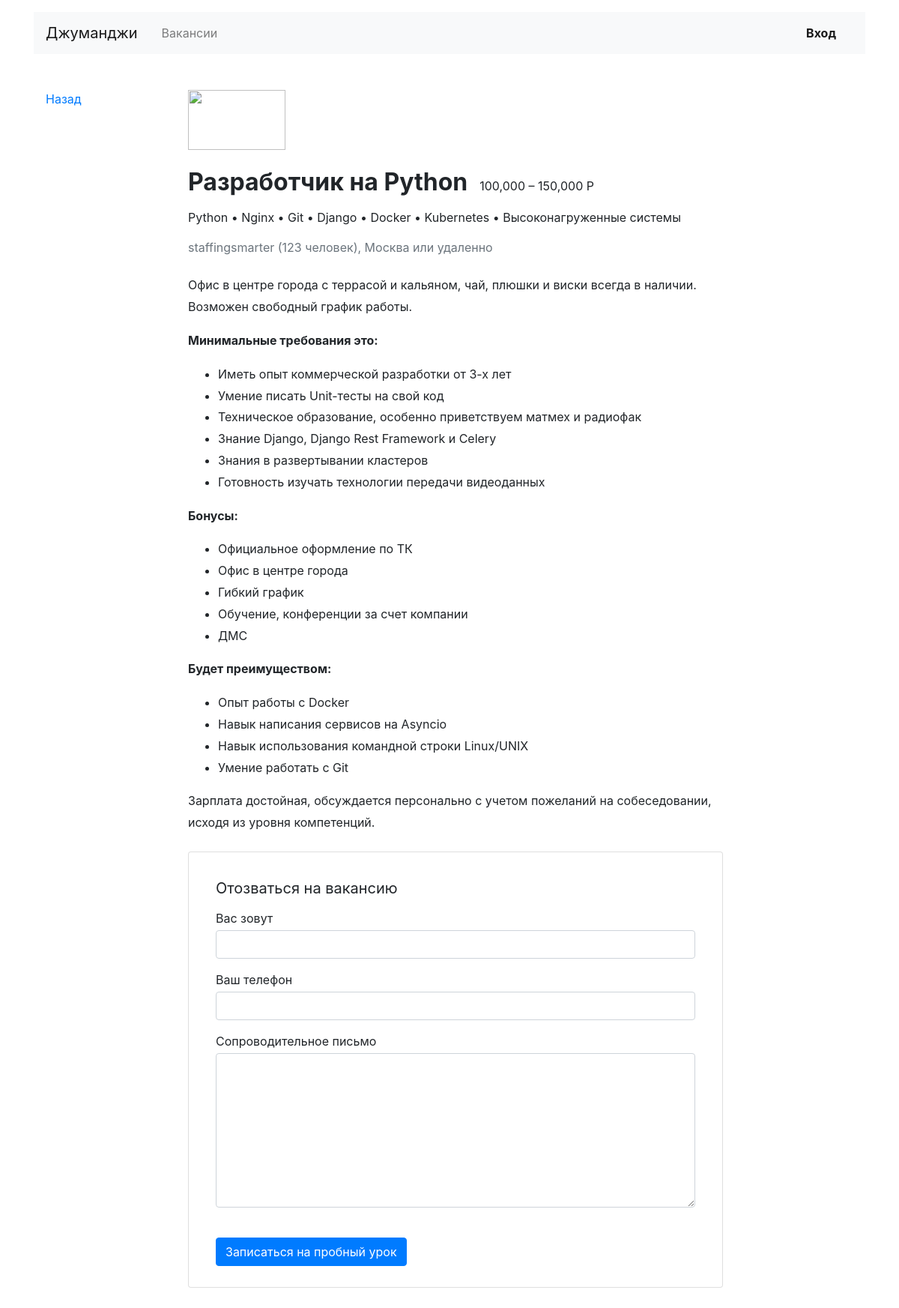
Screenshot of /vacancies/1 with the database file from the repository.
### job_portal/models.py (models this page shows)
class Vacancy(models.Model):
    title = models.CharField(max_length=30)
    specialty = models.ForeignKey(Specialty, on_delete=models.CASCADE, related_name='vacancies')
    company = models.ForeignKey(Company, on_delete=models.CASCADE, related_name='vacancies')
    skills = models.CharField(max_length=100)
    description = models.TextField()
    salary_min = models.FloatField()
    salary_max = models.FloatField()
    published_at = models.DateField()

class Company (models.Model):
    name = models.CharField(max_length=20)
    location = models.CharField(max_length=20)
    logo = models.URLField(default='https://place-hold.it/100x60')
    description = models.TextField()
    employee_count = models.IntegerField()

### job_portal/views.py (the view)
# urls.py: path('vacancies/<int:id>', selected_vacancy),
def selected_vacancy(request, id):
    return render(
        request,
        'job_portal/vacancy.html',
        context=context_one_vacancy_or_404(id)
        )

### job_portal/service.py (called while the page is built)
def context_one_vacancy_or_404(id):
    try:
        vacancy = Vacancy.objects.get(id=id)
    except ObjectDoesNotExist:
        raise Http404
    description = format_html(vacancy.description)
    return {
        'vacancy': vacancy,
        'description': description
        }

### job_portal/templatetags/add_point_in_str.py (called while the page is built)
@register.filter
def add_point_in_str(string):
    return string.replace(',', ' •')

### job_portal/templates/job_portal/vacancy.html
{% extends 'job_portal/base.html' %}
{% load humanize %}
{% load add_point_in_str %}
{% block container %}
  <main class="container mt-3 pb-5">
    <div class="row mt-5">
      <div class="col-12 col-lg-2">
        <div class="pl-3 mb-5">
          <p><a href="#">Назад</a></p>
        </div>
      </div>
      <div class="col-12 col-lg-8">
        <section class="pl-3">
          <a href="#"><img src="https://place-hold.it/130x80" width="130" height="80" alt=""></a>
          <div class="d-flex align-items-baseline align-content-baseline">
            <h1 class="h2 mt-4 font-weight-bold" >{{ vacancy.title }}</h1>
            <p class="m-0 pl-3">{{ vacancy.salary_min|floatformat|intcomma }} – {{ vacancy.salary_max|floatformat|intcomma }} Р</p>
          </div>
          <p class="mt-2">{{ vacancy.skills|add_point_in_str }}</p>
          <p class="text-muted mb-4">{{ vacancy.company.name }} ({{ vacancy.company.employee_count }} человек), {{ vacancy.company.location }} или удаленно</p>
          <div style="line-height: 1.8;">
            {{ description }}
          </div>
          <form action="/echo" class="card mt-4 mb-3" enctype="multipart/form-data">
            <div class="card-body mx-3">
              <p class="h5 mt-3 font-weight-normal">Отозваться на вакансию</p>
              <div class="form-group">
                <label class="mb-1 mt-2" for="userName">Вас зовут</label>
                <input class="form-control" type="text" placeholder="" id="userName">
              </div>
              <div class="form-group">
                <label class="mb-1" for="userPhone">Ваш телефон</label>
                <input class="form-control" type="tel" placeholder="" id="userPhone">
              </div>
              <div class="form-group">
                <label class="mb-1" for="userMsg" >Сопроводительное письмо</label>
                <textarea class="form-control" rows="8" id="userMsg"></textarea>
              </div>
              <input type="submit" class="btn btn-primary mt-4 mb-2" value="Записаться на пробный урок">
            </div>
          </form>
        </section>
      </div>
    </div>
  </main>
{% endblock %}

### job_portal/templates/job_portal/base.html (shortened to what this page needs)
<!DOCTYPE html>
<html lang="ru">
<head>
  <link rel="stylesheet" href="https://stackpath.bootstrapcdn.com/bootstrap/4.3.1/css/bootstrap.min.css">
</head>
<body>
  <header class="container mt-3">
    <nav class="navbar navbar-expand-lg navbar-light bg-light">
      <a class="navbar-brand mr-4" href="#">Джуманджи</a>
      <div class="collapse navbar-collapse justify-content-between" id="navbarNav">
        <ul class="navbar-nav col-10">
          <li class="nav-item">
            <a class="nav-link" href="#">Вакансии</a>
          </li>
        </ul>
        <ul class="navbar-nav col-2 justify-content-end">
          <li class="nav-item active">
            <a href="#" class="nav-link font-weight-bold">Вход</a>
          </li>
        </ul>
      </div>
    </nav>
  </header>
  {% block container %}
  {% endblock %}
</body>
</html>

### rows the page displays
Vacancy: title "Разработчик на Python", salary_min "100,000", salary_max "150,000", skills|add_point_in_str "Python • Nginx • Git • Django • Docker • Kubernetes • Высоконагруженные системы", company.name "staffingsmarter", company.employee_count "123", company.location "Москва"
